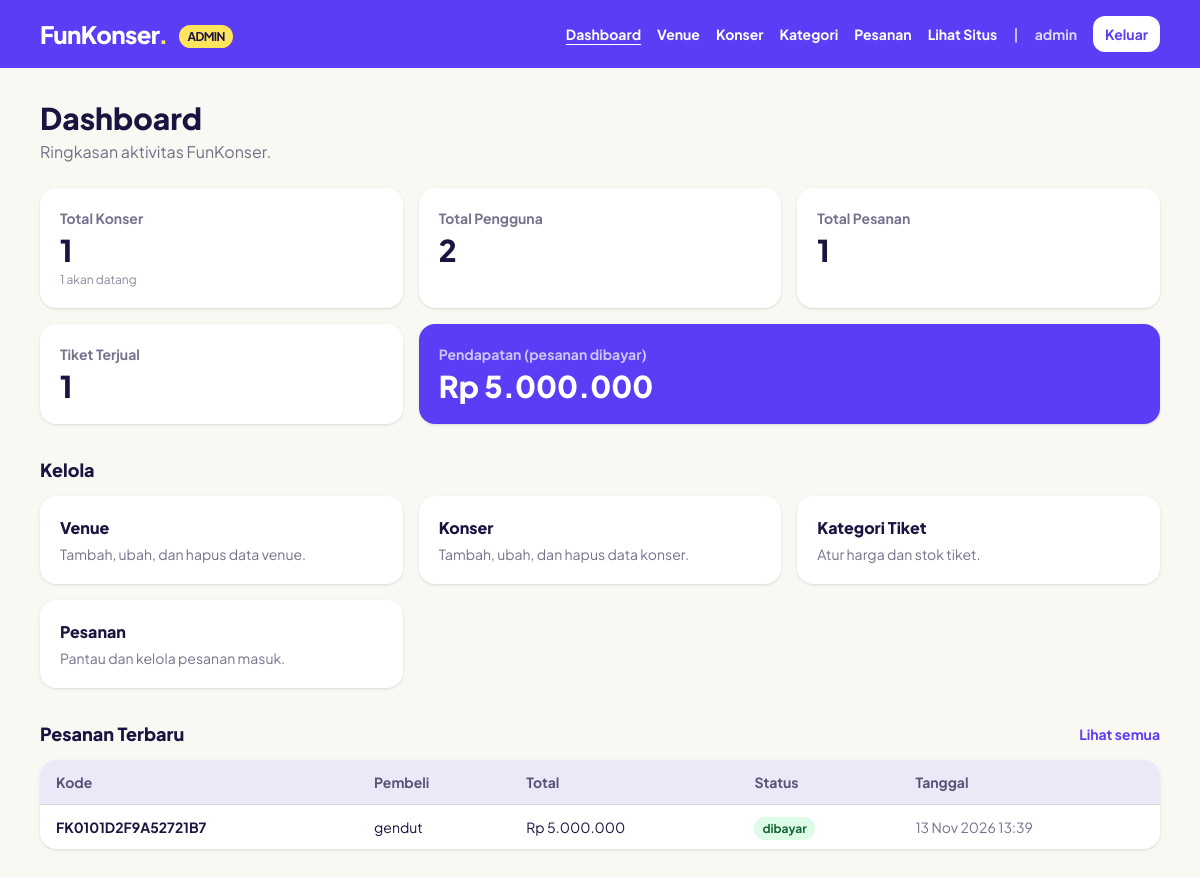
The app's page /admin/index.php (signed in) with its own data.
### tables this page shows
CREATE TABLE `pesanan` (
  `id` int(11) NOT NULL,
  `kode_pesanan` varchar(20) NOT NULL,
  `user_id` int(11) NOT NULL,
  `total_harga` int(11) NOT NULL,
  `status` enum('menunggu_pembayaran','dibayar','dibatalkan','kedaluwarsa') DEFAULT 'menunggu_pembayaran',
  `created_at` timestamp NULL DEFAULT current_timestamp()
);

CREATE TABLE `users` (
  `id` int(11) NOT NULL,
  `nama` varchar(100) NOT NULL,
  `email` varchar(100) NOT NULL,
  `password` varchar(255) NOT NULL,
  `no_hp` varchar(20) DEFAULT NULL,
  `role` enum('user','admin') NOT NULL DEFAULT 'user',
  `created_at` timestamp NULL DEFAULT current_timestamp()
);

### admin/index.php (the view, shortened to what this page needs)
<?php
require_once __DIR__ . "/../src/koneksi.php";
function e($teks) { return htmlspecialchars((string) $teks, ENT_QUOTES, "UTF-8"); }
function rupiah($angka) { return "Rp " . number_format((int) $angka, 0, ",", "."); }
$stat = $conn->query("
    SELECT
      (SELECT COUNT(*) FROM konser) AS total_konser,
      (SELECT COUNT(*) FROM konser WHERE status = 'akan_datang') AS konser_aktif,
      (SELECT COUNT(*) FROM users WHERE role = 'user') AS total_user,
      (SELECT COUNT(*) FROM pesanan) AS total_pesanan,
      (SELECT COALESCE(SUM(total_harga), 0) FROM pesanan WHERE status = 'dibayar') AS pendapatan,
      (SELECT COALESCE(SUM(d.jumlah), 0)
         FROM detail_pesanan d
         JOIN pesanan p ON p.id = d.pesanan_id
        WHERE p.status = 'dibayar') AS tiket_terjual
")->fetch_assoc();
$pesananBaru = $conn->query("
    SELECT p.kode_pesanan, u.nama, p.total_harga, p.status, p.created_at
      FROM pesanan p
      JOIN users u ON u.id = p.user_id
     ORDER BY p.created_at DESC
     LIMIT 5
");
$badge = [
    "menunggu_pembayaran" => "bg-yellow-100 text-yellow-800",
    "dibayar"             => "bg-green-100 text-green-800",
    "dibatalkan"          => "bg-red-100 text-red-800",
    "kedaluwarsa"         => "bg-gray-200 text-gray-700",
];
?>
<!DOCTYPE html>
<html lang="id">
<head>
    <script src="https://cdn.tailwindcss.com/3.4.17"></script>
</head>
<body class="min-h-screen bg-paper font-sans text-ink antialiased">
    <header class="bg-violet text-white">
        <div class="max-w-6xl mx-auto px-4 py-4 flex flex-wrap items-center justify-between gap-3">
            <a href="/admin/index.php" class="text-2xl font-extrabold tracking-tight">
                FunKonser<span class="text-lemon">.</span>
                <span class="ml-2 text-xs font-bold bg-lemon text-ink rounded-full px-2 py-1 align-middle">ADMIN</span>
            </a>
            <nav class="flex flex-wrap items-center gap-4 text-sm font-bold">
                <a href="/admin/index.php" class="underline underline-offset-4">Dashboard</a>
                <a href="/admin/venue.php" class="hover:underline">Venue</a>
                <a href="/admin/konser.php" class="hover:underline">Konser</a>
                <a href="/admin/kategori.php" class="hover:underline">Kategori</a>
                <a href="/admin/pesanan.php" class="hover:underline">Pesanan</a>
                <a href="/index.php" class="hover:underline">Lihat Situs</a>
                <span class="hidden md:inline text-white/70">|</span>
                <span class="text-white/80"><?= e($_SESSION["nama"] ?? "Admin") ?></span>
                <a href="/src/logout.php" class="bg-white text-violet rounded-xl px-3 py-2 hover:brightness-95">Keluar</a>
            </nav>
        </div>
    </header>
    <main class="max-w-6xl mx-auto px-4 py-8">
        <h1 class="text-2xl md:text-3xl font-extrabold">Dashboard</h1>
        <p class="text-ink/60 mt-1">Ringkasan aktivitas FunKonser.</p>
        <section class="mt-6 grid grid-cols-2 lg:grid-cols-3 gap-4">
            <div class="bg-white rounded-2xl shadow p-5">
                <p class="text-sm text-ink/60 font-bold">Total Konser</p>
                <p class="text-3xl font-extrabold mt-1"><?= e($stat["total_konser"]) ?></p>
                <p class="text-xs text-ink/50 mt-1"><?= e($stat["konser_aktif"]) ?> akan datang</p>
            </div>
            <div class="bg-white rounded-2xl shadow p-5">
                <p class="text-sm text-ink/60 font-bold">Total Pengguna</p>
                <p class="text-3xl font-extrabold mt-1"><?= e($stat["total_user"]) ?></p>
            </div>
            <div class="bg-white rounded-2xl shadow p-5">
                <p class="text-sm text-ink/60 font-bold">Total Pesanan</p>
                <p class="text-3xl font-extrabold mt-1"><?= e($stat["total_pesanan"]) ?></p>
            </div>
            <div class="bg-white rounded-2xl shadow p-5">
                <p class="text-sm text-ink/60 font-bold">Tiket Terjual</p>
                <p class="text-3xl font-extrabold mt-1"><?= e($stat["tiket_terjual"]) ?></p>
            </div>
            <div class="bg-violet text-white rounded-2xl shadow p-5 col-span-2">
                <p class="text-sm text-white/70 font-bold">Pendapatan (pesanan dibayar)</p>
                <p class="text-3xl font-extrabold mt-1"><?= rupiah($stat["pendapatan"]) ?></p>
            </div>
        </section>
        <section class="mt-8">
            <h2 class="text-lg font-extrabold">Kelola</h2>
            <div class="mt-3 grid sm:grid-cols-3 gap-4">
                <a href="/admin/venue.php" class="bg-white rounded-2xl shadow p-5 hover:ring-2 hover:ring-violet">
                    <p class="font-extrabold">Venue</p>
                    <p class="text-sm text-ink/60 mt-1">Tambah, ubah, dan hapus data venue.</p>
                </a>
                <a href="/admin/konser.php" class="bg-white rounded-2xl shadow p-5 hover:ring-2 hover:ring-violet">
                    <p class="font-extrabold">Konser</p>
                    <p class="text-sm text-ink/60 mt-1">Tambah, ubah, dan hapus data konser.</p>
                </a>
                <a href="/admin/kategori.php" class="bg-white rounded-2xl shadow p-5 hover:ring-2 hover:ring-violet">
                    <p class="font-extrabold">Kategori Tiket</p>
                    <p class="text-sm text-ink/60 mt-1">Atur harga dan stok tiket.</p>
                </a>
                <a href="/admin/pesanan.php" class="bg-white rounded-2xl shadow p-5 hover:ring-2 hover:ring-violet">
                    <p class="font-extrabold">Pesanan</p>
                    <p class="text-sm text-ink/60 mt-1">Pantau dan kelola pesanan masuk.</p>
                </a>
            </div>
        </section>
        <section class="mt-8">
            <div class="flex items-center justify-between">
                <h2 class="text-lg font-extrabold">Pesanan Terbaru</h2>
                <a href="/admin/pesanan.php" class="text-sm font-bold text-violet hover:underline">Lihat semua</a>
            </div>
            <div class="mt-3 bg-white rounded-2xl shadow overflow-x-auto">
                <table class="w-full text-sm text-left">
                    <thead class="bg-mist text-ink/70">
                        <tr>
                            <th class="px-4 py-3 font-bold">Kode</th>
                            <th class="px-4 py-3 font-bold">Pembeli</th>
                            <th class="px-4 py-3 font-bold">Total</th>
                            <th class="px-4 py-3 font-bold">Status</th>
                            <th class="px-4 py-3 font-bold">Tanggal</th>
                        </tr>
                    </thead>
                    <tbody>
                        <?php while ($p = $pesananBaru->fetch_assoc()): ?>
                            <tr class="border-t border-ink/10">
                                <td class="px-4 py-3 font-bold"><?= e($p["kode_pesanan"]) ?></td>
                                <td class="px-4 py-3"><?= e($p["nama"]) ?></td>
                                <td class="px-4 py-3"><?= rupiah($p["total_harga"]) ?></td>
                                <td class="px-4 py-3">
                                    <span class="px-2 py-1 rounded-full text-xs font-bold <?= $badge[$p["status"]] ?? "bg-gray-100" ?>">
                                        <?= e(str_replace("_", " ", $p["status"])) ?>
                                    </span>
                                </td>
                                <td class="px-4 py-3 text-ink/60"><?= e(date("d M Y H:i", strtotime($p["created_at"]))) ?></td>
                            </tr>
                        <?php endwhile; ?>
                    </tbody>
                </table>
            </div>
        </section>
    </main>
</body>
</html>

### records on screen
pesanan: kode_pesanan "FK0101D2F9A52721B7", user.nama "gendut", total_harga "Rp 5.000.000", status "dibayar", created_at "13 Nov 2026 13:39"

### other values on screen
$_SESSION["nama"] "admin"
$stat["total_konser"] "1"
$stat["konser_aktif"] "1"
$stat["total_user"] "2"
$stat["total_pesanan"] "1"
$stat["tiket_terjual"] "1"
rupiah($stat["pendapatan"]) "Rp 5.000.000"
